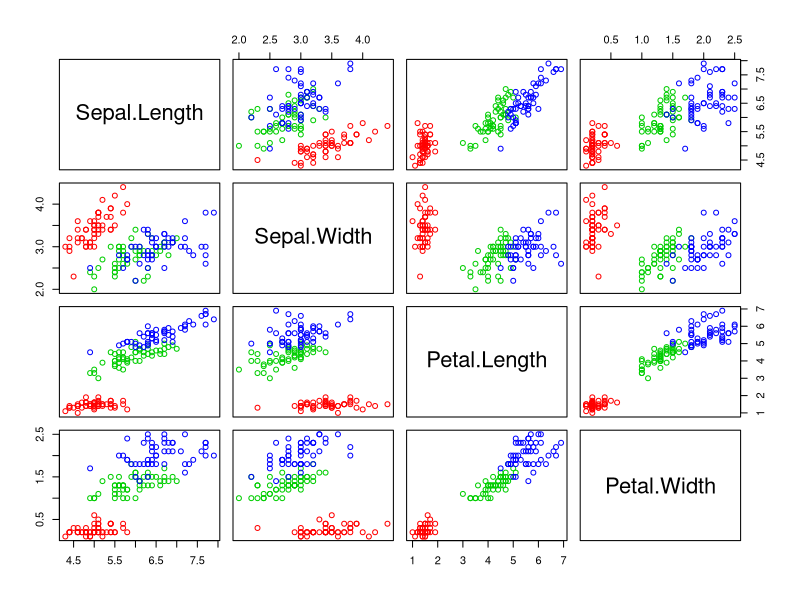
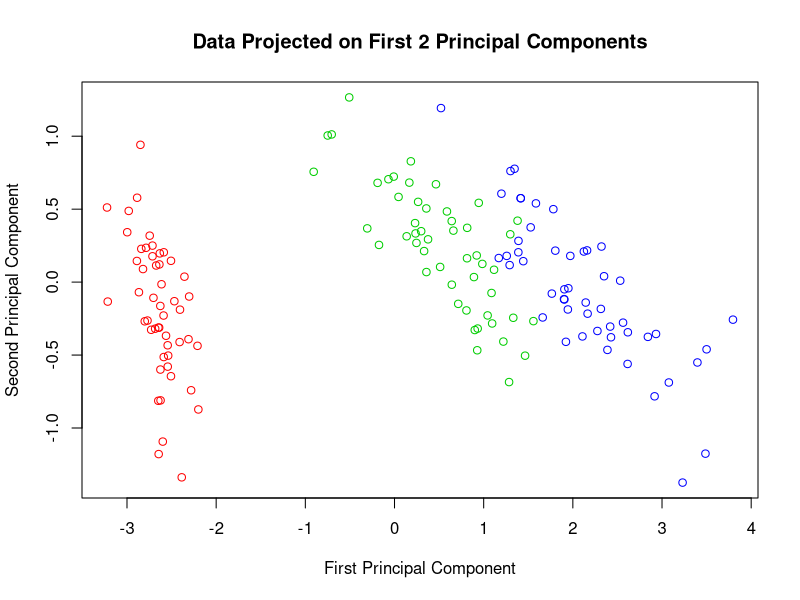
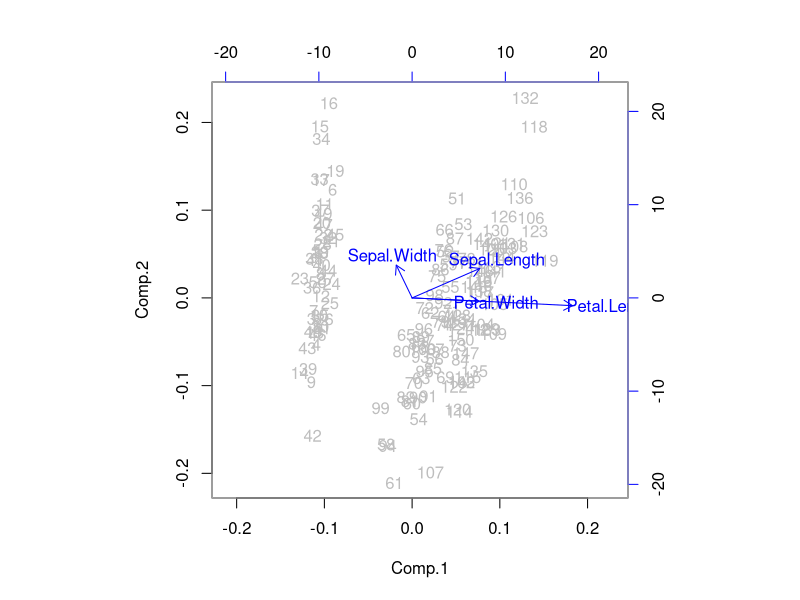
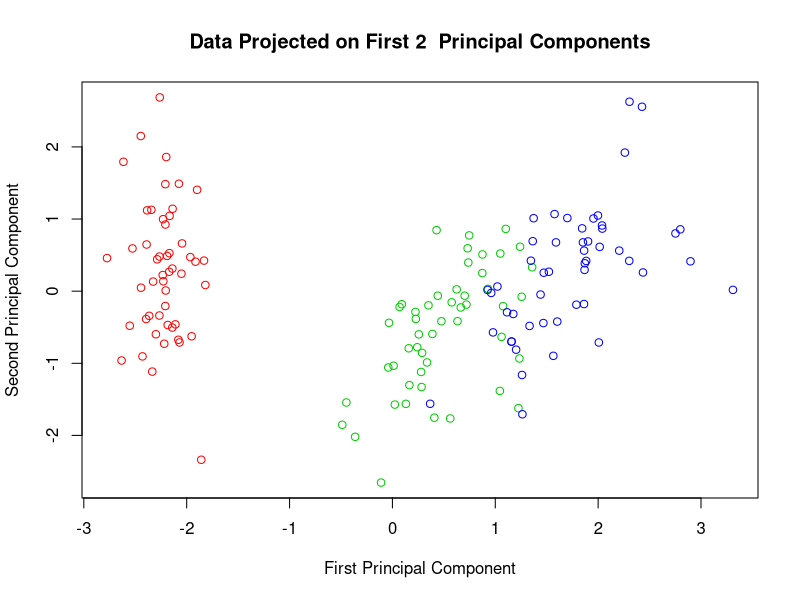
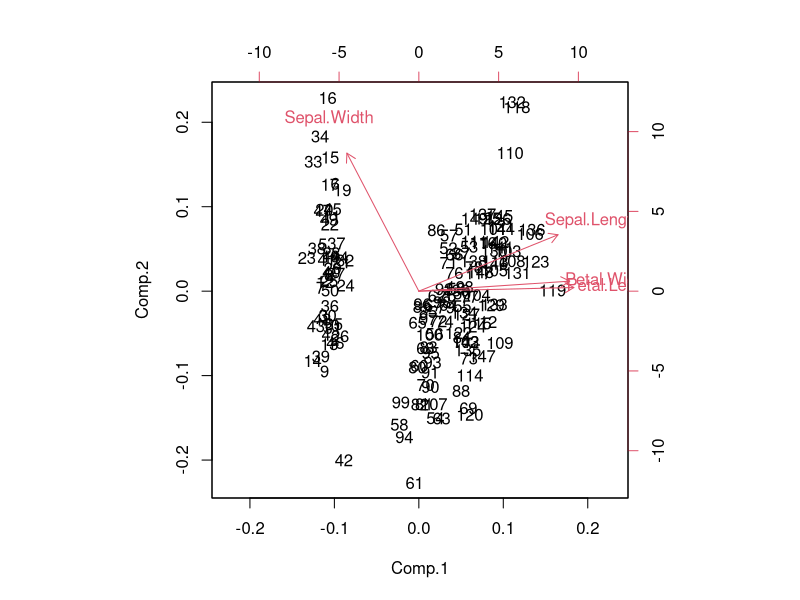
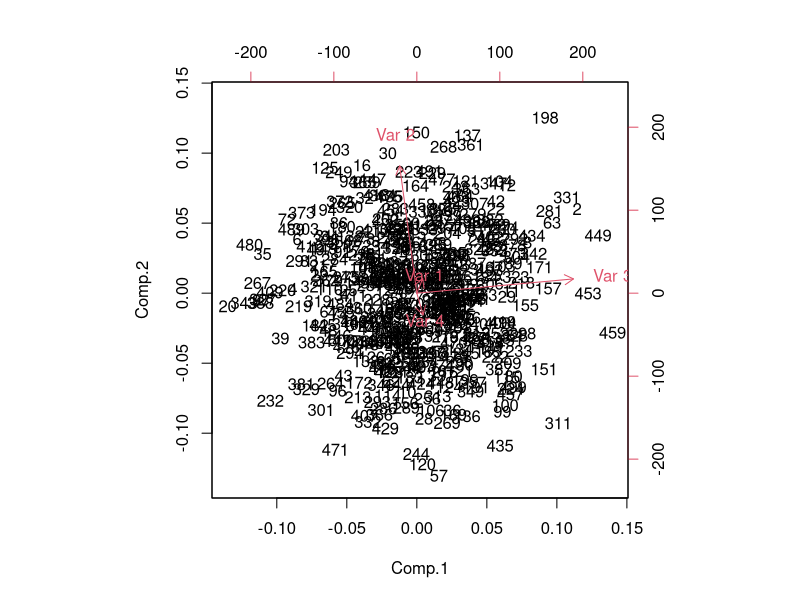

These figures' R source, in order:
## ---- chunk 1
thmcounter=0
excounter=0
## ---- chunk 2
thmcounter=thmcounter+1
## ---- chunk 3
excounter=excounter+1
## ---- chunk 4
excounter=excounter+1
## ---- chunk 5
pairs(~Sepal.Length+Sepal.Width+Petal.Length+Petal.Width,data=iris,col=c("red","green3","blue")[iris$Species])
## ---- chunk 6
cor(iris[1:4])
cov(iris[1:4])
## ---- chunk 7
covM = cov(iris[1:4])
eig=eigen(covM,symmetric=TRUE,only.values=FALSE)
c=colnames(iris[1:4])
eig$values
rownames(eig$vectors)=c(colnames(iris[1:4]))
eig$vectors
## ---- chunk 8
eig$values[1]/sum(eig$values)
## ---- chunk 9
sum(eig$values[1:2])/sum(eig$values)
## ---- chunk 10
eig$vectors %*% t(eig$vectors)
t(eig$vectors) %*% eig$vectors
## ---- chunk 11
# The scale function centers and scales by default
X=scale(iris[1:4],center=TRUE,scale=FALSE)
# Create data.frame from matrix for plotting purposes.
scores=data.frame(X %*% eig$vectors)
# Change default variable names
colnames(scores)=c("Prin1","Prin2","Prin3","Prin4")
# Print coordinates/scores of first 10 observations
scores[1:10, ]
## ---- chunk 12
plot(scores$Prin1, scores$Prin2, 
     main="Data Projected on First 2 Principal Components",
     xlab="First Principal Component", 
     ylab="Second Principal Component", 
     col=c("red","green3","blue")[iris$Species])
## ---- chunk 13
irispca=princomp(iris[1:4])
# Variance Explained
summary(irispca)
# Eigenvectors:
irispca$loadings
# Coordinates of data along PCs:
irispca$scores[1:10, ]
## ---- chunk 14
biplot(irispca, col = c("gray", "blue"))
## ---- chunk 15
summary(iris[1:4])
# Consider orientation of outlying observations:
iris[42, ]
iris[132, ]
## ---- chunk 16
eig$vectors[,1]
## ---- chunk 17
#First entry in each eigenvectors give coefficients for Variable 1:
eig$vectors[1,]
## ---- chunk 18
irispca2=princomp(iris[1:4], cor=TRUE)
summary(irispca2)
irispca2$loadings
irispca2$scores[1:10,]
plot(irispca2$scores[,1],irispca2$scores[,2],
     main="Data Projected on First 2  Principal Components",
     xlab="First Principal Component",
     ylab="Second Principal Component",
     col=c("red","green3","blue")[iris$Species])
## ---- chunk 19
biplot(irispca2)
## ---- chunk 20
means=c(2,4,1,3)
sigmas=c(7,9,10,8)
sample.size=500
data=mapply(function(mu,sig){rnorm(mu,sig, n=sample.size)},mu=means,sig=sigmas)
cor(data)

pc=princomp(data,scale=TRUE)
summary(pc)
pc$loadings

biplot(pc)
## ---- chunk 21
X=scale(iris[,1:4],center=TRUE,scale=FALSE)
irisSVD=svd(X)
u=irisSVD$u
d=diag(irisSVD$d)
SVDpcs=irisSVD$v
SVDscores=u%*%d
irisPCA=princomp(iris[,1:4])
irisPCA$scores[1:8,]
SVDscores[1:8,]
irisPCA$loadings
SVDpcs
